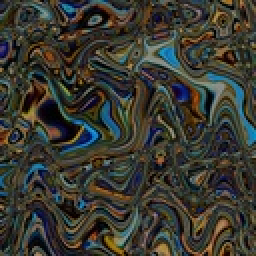
%> input picture Project3/small_crazy.jpg, 128 x 128 px, shrunk from 800 x 800 before the run (shown 2 times larger)
$ octave expsynth.m   (GNU Octave 9; MATLAB toolbox functions it lacks are replaced by stand-ins)
%> lines starting %> are read from the running program, lines starting %| are printed output that depends on the picture
%> further down, texture is the input picture: size 128x128x3 uint8; mean R, G, B 57.5, 57.5, 49.2
### Project3/synthesize.m
function [out_image, blocksize] = synthesize(in_image, n, blocksize, minpath, overlap)
%> called with n = 3, blocksize = 0.8, minpath = 1, overlap = 1

X = double(in_image);

blocksize = round(min(size(X,1),size(X,2))*blocksize);
%> blocksize = 102
overlap = round(blocksize / (24/overlap));
%> overlap = 4
minimum_error = 0.002;

outsize = n * blocksize - (n-1) * overlap;
%> outsize = 298

Y = zeros(outsize, outsize, 3);

for i=1:n
    for j=1:n
        startI = (i-1)*blocksize - (i-1) * overlap + 1;
%> startI = 1
        startJ = (j-1)*blocksize - (j-1) * overlap + 1;
%> startJ = 1
        endI = startI + blocksize - 1;
%> endI = 102
        endJ = startJ + blocksize - 1;
%> endJ = 102

        errors_of_all_patches = zeros(size(X,1)-blocksize, size(X,2)-blocksize);

        if (j > 1)
            errors_of_all_patches = ssd(X, Y(startI:endI, startJ:startJ+overlap-1, 1:3));
            errors_of_all_patches = errors_of_all_patches(1:end, 1:end-blocksize+overlap);
        end;

        if (i > 1)
            Z = ssd(X, Y(startI:startI+overlap-1, startJ:endJ, 1:3));
            Z = Z(1:end-blocksize+overlap, 1:end);
            if (j > 1)
                errors_of_all_patches = errors_of_all_patches + Z;
            else
                errors_of_all_patches = Z;
            end;
        end;

        if (i > 1 && j > 1)
            Z = ssd(X, Y(startI:startI+overlap-1, startJ:startJ+overlap-1, 1:3));
            Z = Z(1:end-blocksize+overlap, 1:end-blocksize+overlap);
            errors_of_all_patches = errors_of_all_patches - Z;
        end;

        best = min(errors_of_all_patches(:));
%> best = 0
        candidates = find(errors_of_all_patches(:) <= (1+minimum_error)*best);
%> candidates = 676 values from 1 to 676

        idx = candidates(ceil(rand(1)*length(candidates)));

        [sub(1), sub(2)] = ind2sub(size(errors_of_all_patches), idx);

        if (minpath)
            mask = ones(blocksize, blocksize);

            if (j > 1)
                E = (X(sub(1):sub(1)+blocksize-1, sub(2):sub(2)+overlap-1) - Y(startI:endI, startJ:startJ+overlap-1)).^2;
                C = mincut(E, 0);
                mask(1:end, 1:overlap) = double(C >= 0);
            end;

            if (i > 1)
                E = (X(sub(1):sub(1)+overlap-1, sub(2):sub(2)+blocksize-1) - Y(startI:startI+overlap-1, startJ:endJ)).^2;
                C = mincut(E, 1);
                mask(1:overlap, 1:end) = mask(1:overlap, 1:end) .* double(C >= 0);
            end;

            if( i == 1 && j == 1 )
                Y(startI:endI, startJ:endJ, 1:3) = X(sub(1):sub(1)+blocksize-1, sub(2):sub(2)+blocksize-1, 1:3);
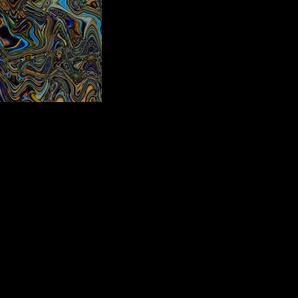
%> Y: size 298x298x3 double; mean R, G, B 6.7, 6.8, 5.9
            else
                Y(startI:endI, startJ:endJ, :) = filtered_write(Y(startI:endI, startJ:endJ, :), ...
                    X(sub(1):sub(1)+blocksize-1, sub(2):sub(2)+blocksize-1, :), mask);
            end;

        else
            Y(startI:endI, startJ:endJ, 1:size(X,3)) = X(sub(1):sub(1)+blocksize-1, sub(2):sub(2)+blocksize-1, 1:size(X,3));
        end;
        image(uint8(Y));
        drawnow;
    end;
end;

out_image = uint8(Y);
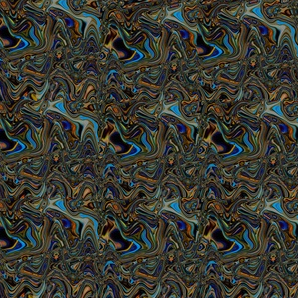
%> out_image: size 298x298x3 uint8; mean R, G, B 56.6, 57.2, 49.2

% [23 lines left out: functions filtered_write, ssd, not called in this run]

### Project3/expsynth.m
texture = imread('small_crazy.jpg');
k=1.5;
l=1.6;
for i = 1:4
    k = k*2;
    l = l/2;
    for j = 1:4
        %if (i==4)
        %    [synth, blocksize] = synthesize(texture, k, l, 0, 2^(j-1));
        %else
        [synth, blocksize] = synthesize(texture, k, l, 1, 2^(j-1));
%> blocksize = 102
        %end
        s1 = 'oil';
        s2 = num2str(blocksize);
%> s2 = '102'
%> the run ends on the next line
